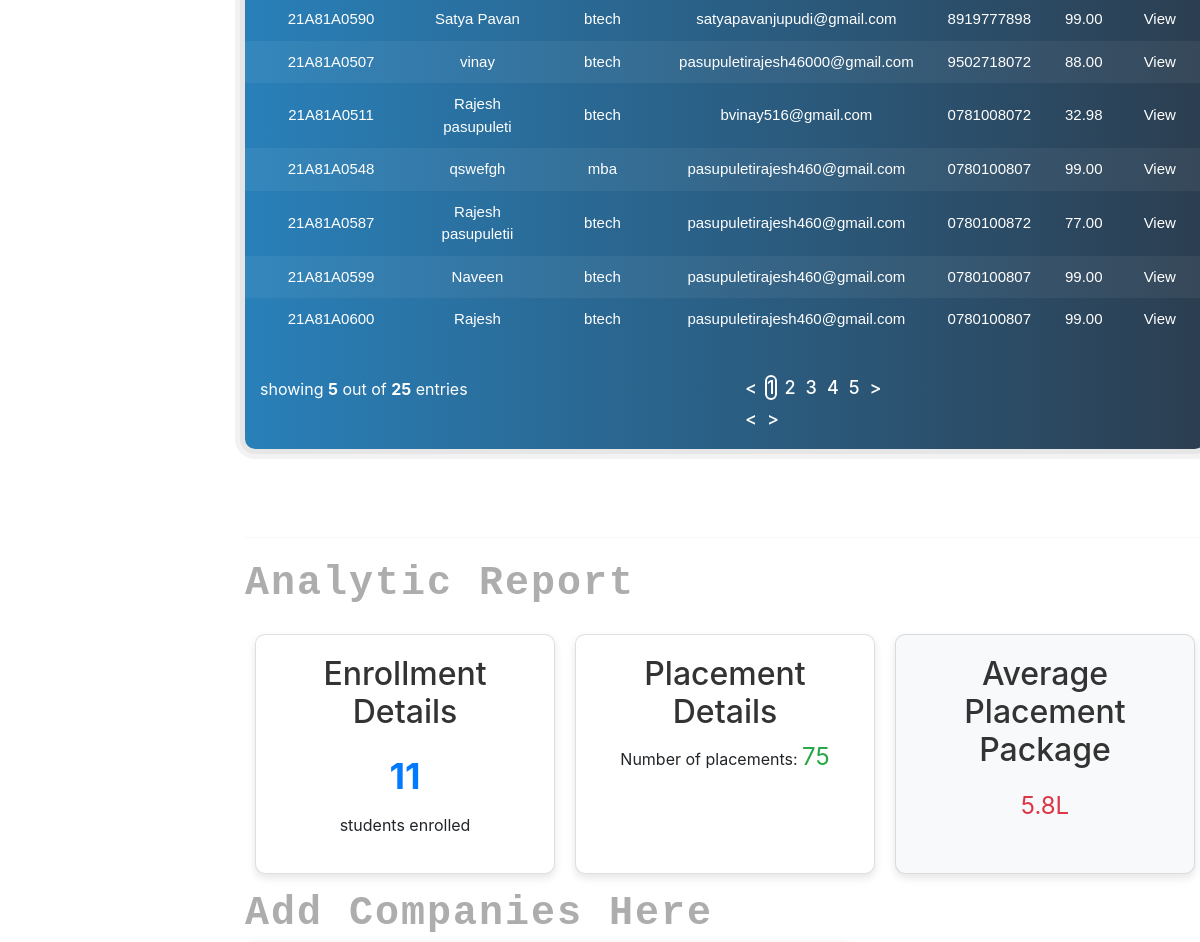
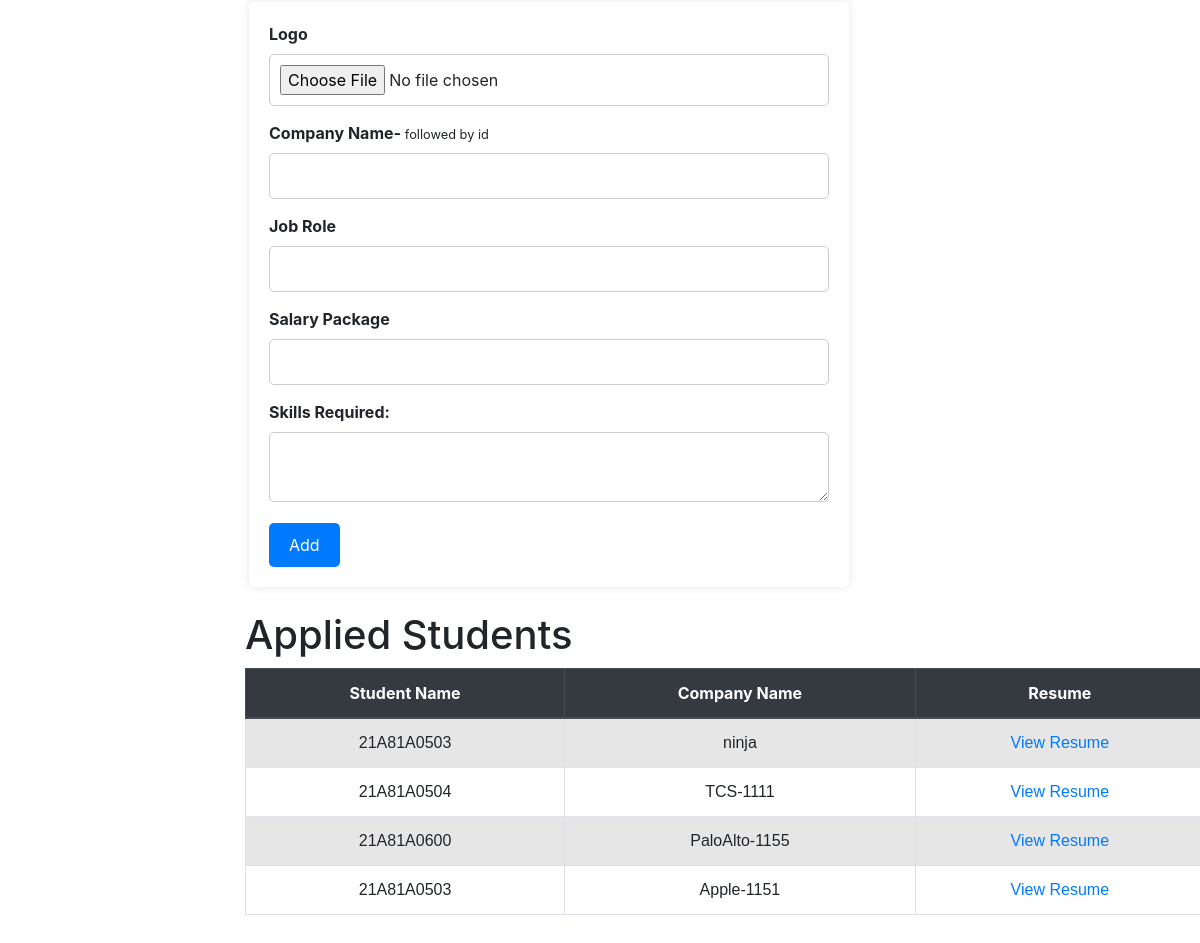
/app/student_admin/ (lower part), run on an earlier commit of the app's database (2 pictures, top to bottom).
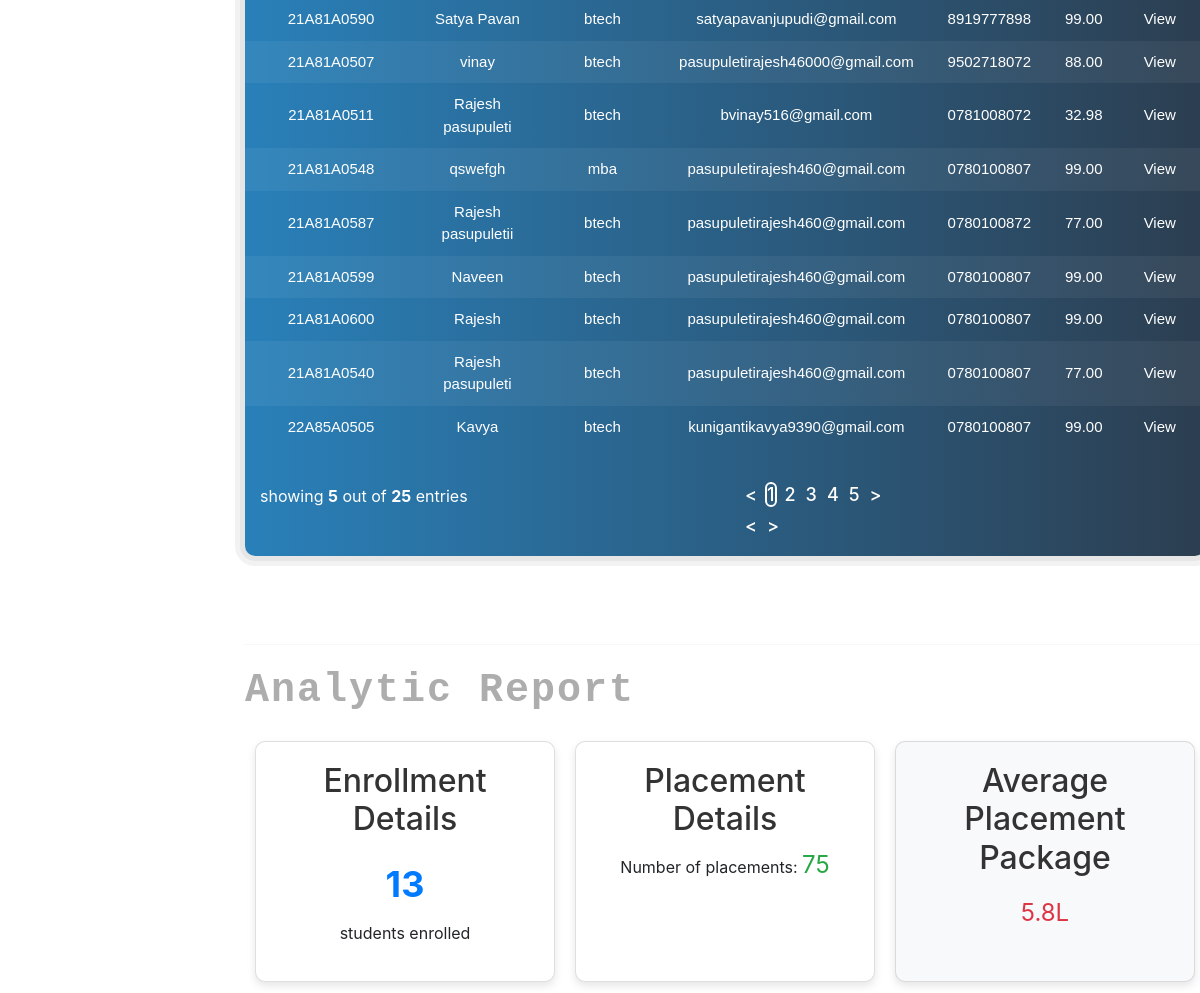
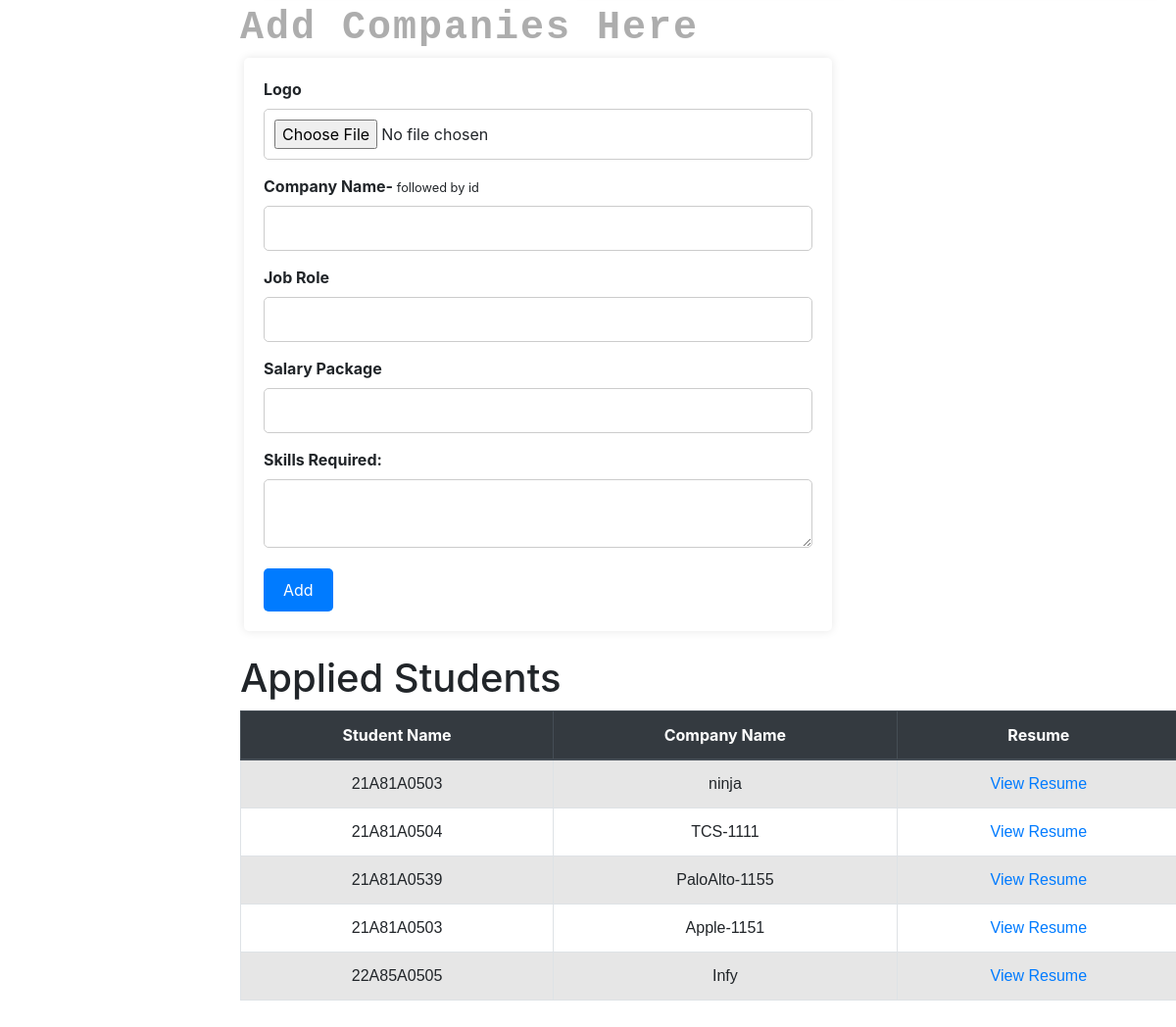
And on a later commit of the database (2 pictures, top to bottom).
### app/models.py (models this page shows, shortened)
class Studentnew(models.Model):
    registrationNumber = models.CharField(primary_key=True,max_length=10,default='')
    name = models.CharField(max_length=50)
    dob = models.CharField(null=True,max_length=8)
    gender = models.CharField(max_length=50, default='')
    phone = models.CharField(max_length=50)
    email = models.EmailField(blank=True)
    gpa12 = models.DecimalField(max_digits=4, decimal_places=2, default=0.00)
    gpaBtech = models.DecimalField(max_digits=5, decimal_places=2)
    backlogs = models.CharField(max_length=50)
    degree = models.CharField(max_length=100, default='YourDefaultValueHere')
    project_url = models.URLField()
    skills = models.CharField(max_length=100, default='')
    languages = models.IntegerField(null=True)
    resume = models.FileField(upload_to='student_resumes/',default='')

class AppliedStudents(models.Model):
    name = models.CharField(primary_key=True, max_length=255,default='')
    student=models.CharField(max_length=10,default='')
    resume = models.FileField(upload_to='student_resumes/', default='')

### app/views.py (the view)
# urls.py: path('student_admin/',views.student_admin,name='student_admin'),
def student_admin(request):
    students = Studentnew.objects.all()
    no_of_students=Studentnew.objects.count()
    applied=AppliedStudents.objects.all()
    context={'students': students,'no_of_students':no_of_students,'applied':applied}
    return render (request,'student_admin.html',context )

### templates/student_admin.html (shortened to what the changed rows need)
{% load static%}
<!DOCTYPE html>
<html>
  <head>
    <link rel="stylesheet" href="{% static 'dashboard.css' %}" />
    <link
      rel="stylesheet"
      href="bootstrap.min.css"
 />
      <link href='https://unpkg.com/boxicons@2.1.4/css/boxicons.min.css' rel='stylesheet'>
    <link
      href="https://unpkg.com/boxicons@2.1.4/css/boxicons.min.css"
      rel="stylesheet" />
    <link
      href="https://unpkg.com/boxicons@2.1.4/css/boxicons.min.css"
      rel="stylesheet" />
    <link
      rel="stylesheet"
      href="https://stackpath.bootstrapcdn.com/bootstrap/4.5.2/css/bootstrap.min.css" />
    <link
      rel="stylesheet"
      href="https://cdnjs.cloudflare.com/ajax/libs/font-awesome/5.15.3/css/all.min.css" />
    <link rel="stylesheet" href="{% static 'adminanalytics.css' %} " />
  </head>
  <body>
    <div class="wrapper">
      <section class="main-home">
        <br />
        <div class="container1 bg-white mt-5 mb-5" style="margin-top:40px">
          <div class="row">
            <div class="col-md-offset-1 col-md-12">
              <div class="panel">
                <div class="panel-body table-responsive">
                  <table class="table">
                    <tbody>
                      {% for student in students %}
                      <tr>
                        <td>{{ student.registrationNumber }}</td>
                        <td>{{ student.name }}</td>
                        <td>{{ student.degree }}</td>
                        <td>{{ student.email }}</td>
                        <td>{{ student.phone }}</td>
                        <td>{{ student.gpaBtech }}</td>
                        <td>
                          <ul class="action-list">
                            <li>
                              <a
                                href="{{ student.resume }}"
                                data-tip="edit"
                                style="color: #fff"
                                target="_blank"
                                download
                                >View</a
                              >
                            </li>
                          </ul>
                        </td>
                      </tr>
                      {% endfor %}
                    </tbody>
                  </table>
                </div>
              </div>
            </div>
          </div>
        </div>
        <br />
        <span class="titlepkit mb-4 " id="analytics">Analytic Report</span><br />
        <div class="container1 d-flex">
          <div class="card">
            <h2>Enrollment Details</h2>
            <p class="count">{{no_of_students}}</p>
            <p>students enrolled</p>
          </div>
          <div class="card" style="margin-top: 20px">
            <h2>Placement Details</h2>
          </div>
          <div class="card avg-card">
            <h2>Average Placement Package</h2>
          </div>
        </div>
        <br />
         <h1 class="mt-4" id="applied">Applied Students</h1>
        <table class="table table-striped table-bordered table-hover mb-5">
            <thead class="thead-dark">
                <tr>
                    <th>Student Name</th>
                    <th>Company Name</th>
                    <th>Resume</th>
                </tr>
            </thead>
            <tbody>
                {% for item in applied %}
                <tr>
                    <td>{{ item.student }}</td>
                    <td>{{ item.name }}</td>
                    <td>
                        <a href="{{ item.resume.url }}" target="_blank">View Resume</a>
                    </td>
                </tr>
                {% endfor %}
            </tbody>
        </table>
      </section>
    </div>
  </body>
</html>

What changed in the data, as far as the page shows it:
added Studentnew: registrationNumber "21A81A0540", name "Rajesh pasupuleti", degree "btech", email "pasupuletirajesh460@gmail.com", phone "0780100807", gpaBtech "77.00"
added Studentnew: registrationNumber "22A85A0505", name "Kavya", degree "btech", email "kunigantikavya9390@gmail.com", phone "0780100807", gpaBtech "99.00"
changed AppliedStudents "PaloAlto-1155": student "21A81A0600" → "21A81A0539"
added AppliedStudents: student "22A85A0505", name "Infy"
Also different on the page:
{{ no_of_students }}: "11" → "13"
